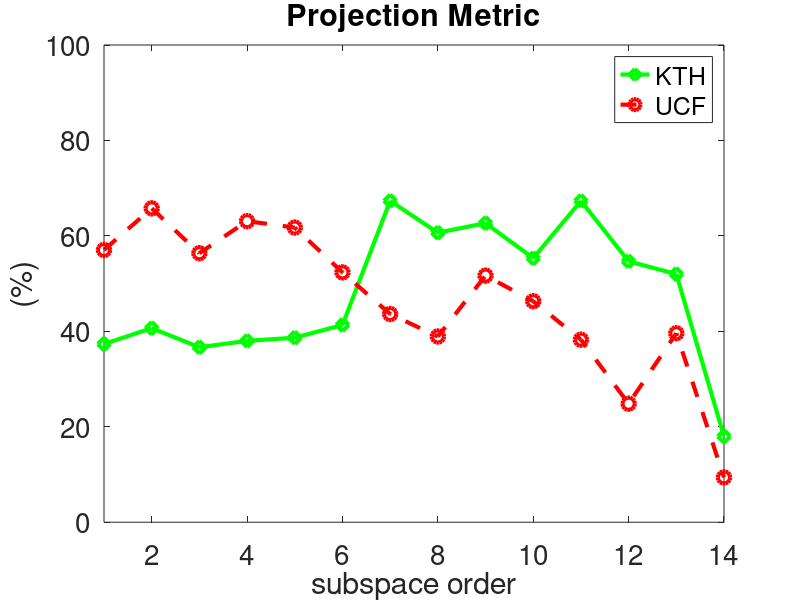
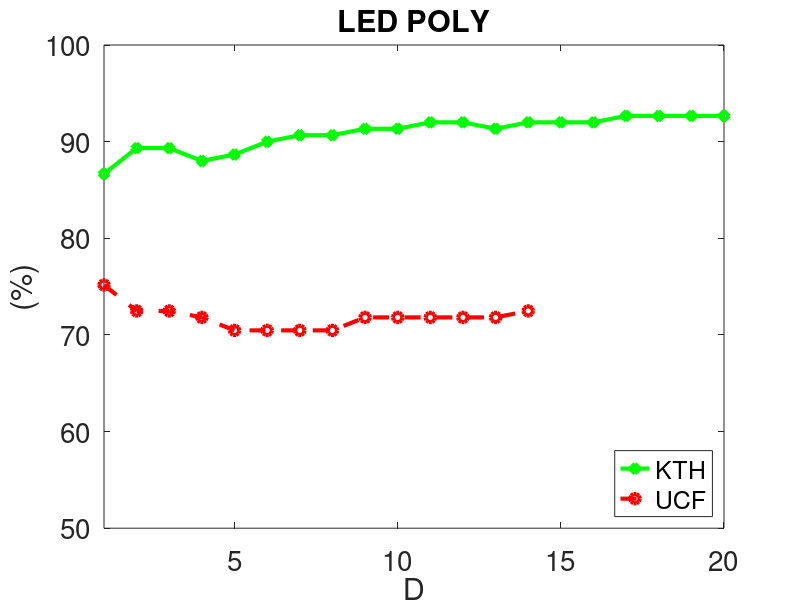
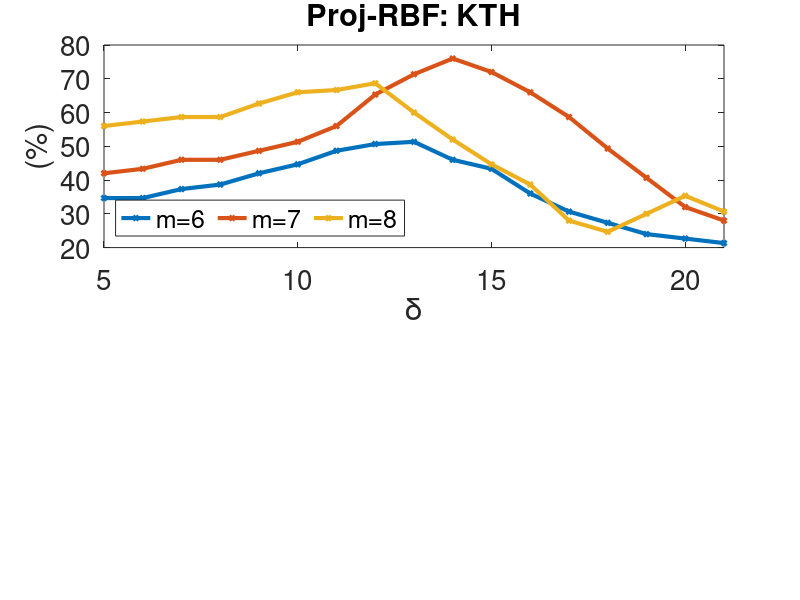

Write MATLAB code to recreate these figures, in order.
clear all
close all
clc

%% NN: Projection Metric: KTH & UCF

PM_kth = [37.3333   40.6667   36.6667   38.0000   38.6667   41.3333   67.3333   60.6667   62.6667   55.3333   67.3333   54.6667   52.0000   18.0000];
PM_ucf = [57.0470   65.7718   56.3758   63.0872   61.7450   52.3490   43.6242   38.9262   51.6779   46.3087   38.2550   24.8322 39.5973    9.3960];


plot(PM_kth, '-gd', 'LineWidth',3,'MarkerSize',9);
hold on
plot(PM_ucf, '--ro', 'LineWidth',3,'MarkerSize',9);
title('Projection Metric','FontSize',20);
legend('KTH','UCF', 'Location', 'northeast');
ylabel('(%)','FontSize',20)
xlabel('subspace order','FontSize',20)
set(gca,'FontSize',20); 

ylim([0 100])
xlim([1 14])

%Home
print('/media/johanna/HD1T/latex-svn/wacv_2016_b/v5/images/experiments/PM_kth_ucf','-dpng','-r300');
%Nicta
%print('/home/johanna/latex-svn/wacv_2016_b/v3/images/experiments_kth/PM_kth', '-dpng','-r300');


%% Kernels: LED_POLY: KTH & UCF(running)
figure()

led_poly_kth = [86.6667   89.3333   89.3333   88.0000   88.6667   90.0000   90.6667   90.6667   91.3333   91.3333   92.0000   92.0000   91.3333   92.0000   92.0000   92.0000   92.6667   92.6667   92.6667   92.6667];
led_poly_ucf = [75.1678   72.4832   72.4832   71.8121   70.4698   70.4698   70.4698   70.4698   71.8121   71.8121   71.8121   71.8121   71.8121   72.483];

plot(led_poly_kth, '-gd','LineWidth',3,'MarkerSize',7)
hold on
plot(led_poly_ucf, '--ro','LineWidth',3,'MarkerSize',7)
title('LED POLY','FontSize',20);
ylim([50 100])
xlim([1 20])
legend('KTH', 'UCF','Location', 'southeast');
ylabel('(%)','FontSize',20)
xlabel('D','FontSize',20)
set(gca,'FontSize',20);
%Home
print('/media/johanna/HD1T/latex-svn/wacv_2016_b/v5/images/experiments/LED-POLY_kth_ucf','-dpng','-r300');
%Nicta
%print('/home/johanna/latex-svn/wacv_2016_b/v3/images/experiments_kth/LED-POLY_kth','-dpng','-r300');




%% Kernels: Proj_RBF: KTH & UCF
figure()


load('./kth/dim_14/kernels/projRBF_all_p_delta_performance.mat');
%Doing only for p=6:8
all_p_mat = zeros(length(delta(20:end)), 3);
k=1;
for i=6:8
  all_p_mat(:,k) = all_p{i}(20:end);
  k = k+1;
end

%max_projRBF = max(max(all_p_mat));
subplot(211)
line1=plot(delta(20:end),all_p_mat, '-d','LineWidth',3,'MarkerSize',3);
title('Proj-RBF: KTH','FontSize',20);
xlim([5, max(delta)]);
ylabel('(%)','FontSize',20)
xlabel('\delta','FontSize',20)
set(gca,'FontSize',20);
legend( 'm=6', 'm=7', 'm=8', 'Location','southwest', 'orientation','horizontal');




%Home
print('/media/johanna/HD1T/latex-svn/wacv_2016_b/v5/images/experiments/Proj-RBF_kth_ucf','-dpng','-r300');
%Nicta
%print('/home/johanna/latex-svn/wacv_2016_b/v3/images/experiments_kth/Proj-RBF_kth','-dpng','-r300');






